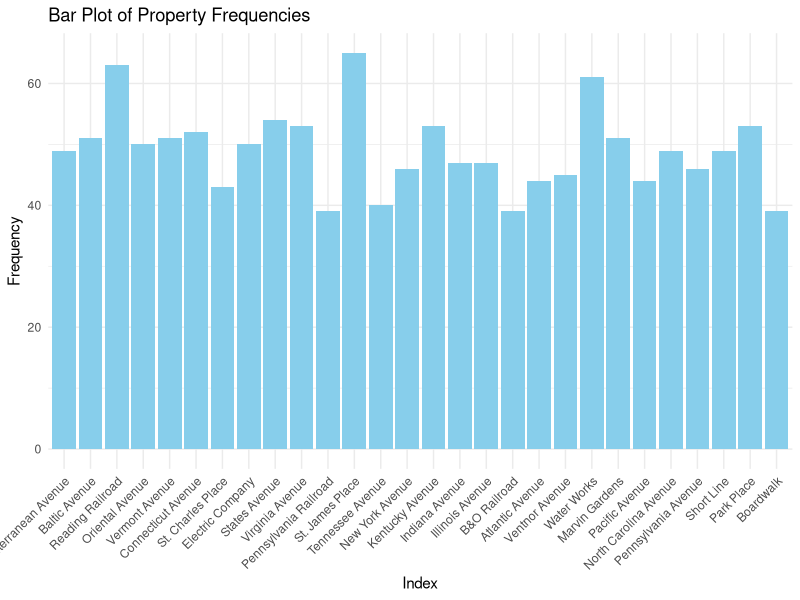
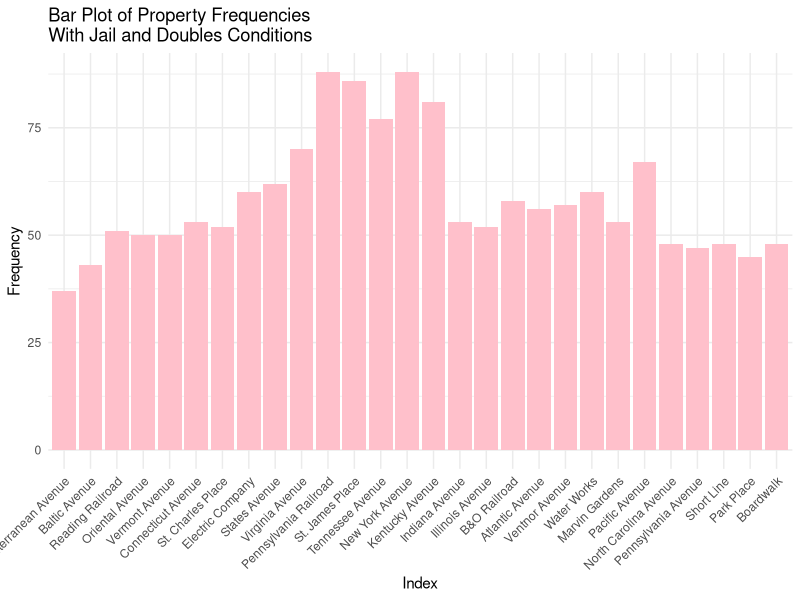
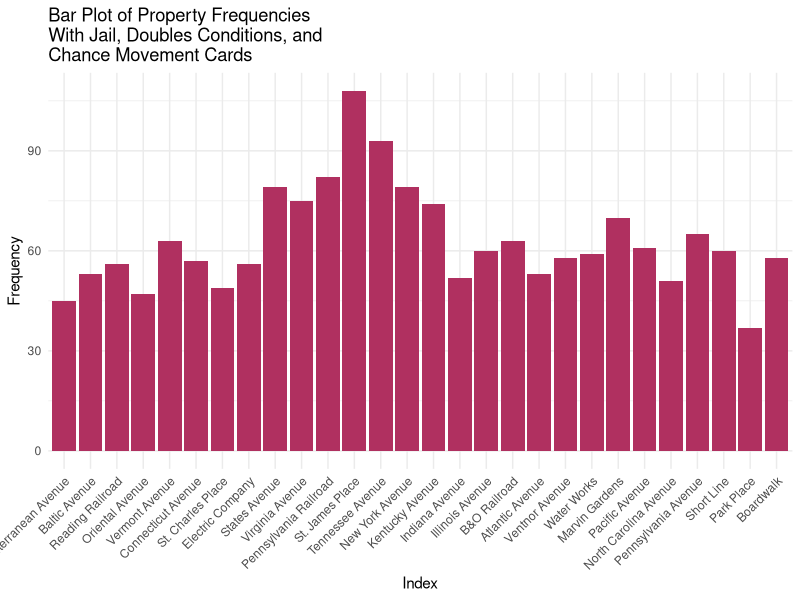

Recreate these plots in R, in order. (Note: this script raises an error after producing the figures.)
## ---- chunk 1
knitr::opts_chunk$set(echo = TRUE)
## ---- chunk 2
# Word docx in repository
## ---- chunk 3
dice_1 <- function() {
  sample(1:6, 1) #randomly choose one number from 1-6
}

dice_2 <- function() {
  sample(1:6, 1) #randomly choose one number from 1-6
}

property_sum_10games <- c(0, 0, 0, 0, 0, 0, 0, 0, 0, 0, 0, 0, 0, 0, 0, 0, 0, 0, 0, 0, 0, 0, 0, 0, 0, 0, 0, 0)

#simulate 10 games
for (game in 1:10) {
  #initialize game board with 41 spaces that all start with 0 times they have been landed on
  game_board <- c(0, 0, 0, 0, 0, 0, 0, 0, 0, 0, 0, 0, 0, 0, 0, 0, 0, 0, 0, 0, 0, 0, 0, 0, 0, 0, 0, 0, 0, 0, 0, 0, 0, 0, 0, 0, 0, 0, 0, 0)

  #list of players
  players <- list(
    #initialize player positions (all start at position 0)
    player1 <- 0,
    player2 <- 0,
    player3 <- 0,
    player4 <- 0
  )

  #simulate 50 turns per player (200 turns in each game)
  for (i in 1:50) {
    for (j in 1:4) {
      dice_total <- dice_1() + dice_2() #rolling dice
      players[[j]] <- (players[[j]] + dice_total) %% 41 #move player forward by dice_total amount repeating around board using %% 41
      game_board[players[[j]]] <- game_board[players[[j]]] + 1 #add one for the count for the space the player just moved to
    }
  }

  #select only the indices on the board that correspond to properties
  properties <- game_board[c(2, 4, 6, 7, 9, 10, 12, 13, 14, 15, 16, 17, 19, 20, 22, 24, 25, 26, 27, 28, 29, 30, 32, 33, 35, 36, 38, 40)]

  #collect landing frequencies for 10 games
  property_sum_10games <- property_sum_10games + properties
}  

#assign names to properties
names(property_sum_10games) <- c("Mediterranean Avenue", "Baltic Avenue", "Reading Railroad", "Oriental Avenue", "Vermont Avenue", "Connecticut Avenue", "St. Charles Place", "Electric Company", "States Avenue", "Virginia Avenue", "Pennsylvania Railroad", "St. James Place", "Tennessee Avenue", "New York Avenue", "Kentucky Avenue", "Indiana Avenue", "Illinois Avenue", "B&O Railroad", "Atlantic Avenue", "Ventnor Avenue", "Water Works", "Marvin Gardens", "Pacific Avenue", "North Carolina Avenue", "Pennsylvania Avenue", "Short Line", "Park Place", "Boardwalk")

library(ggplot2)

#data frame with property names and their frequencies
prop_freq1 <- data.frame(
  property = factor(names(property_sum_10games), levels = names(property_sum_10games)),
  frequency = property_sum_10games
)

#plot frequencies in a bar chart
ggplot(prop_freq1, aes(x = property, y = frequency)) +
  geom_bar(stat = "identity", fill = "skyblue") +
  labs(x = "Index", y = "Frequency", title = "Bar Plot of Property Frequencies") +
  theme_minimal() +
  theme(axis.text.x = element_text(angle = 45, hjust = 1))
## ---- chunk 4
property_sum_10games_jail <- c(0, 0, 0, 0, 0, 0, 0, 0, 0, 0, 0, 0, 0, 0, 0, 0, 0, 0, 0, 0, 0, 0, 0, 0, 0, 0, 0, 0)

for (game in 1:10) {
  game_board <- c(0, 0, 0, 0, 0, 0, 0, 0, 0, 0, 0, 0, 0, 0, 0, 0, 0, 0, 0, 0, 0, 0, 0, 0, 0, 0, 0, 0, 0, 0, 0, 0, 0, 0, 0, 0, 0, 0, 0, 0)

  players <- list( # Store players as a list of data frames with their information
    player1 <- data.frame(
      location = 0, # Location on the board (integer)
      double_rolls = 0, # Number of times doubles have been rolled consecutively (integer)
      jail = FALSE, # Is the player in jail? (boolean)
      jail_rolls = 0), # Number of times a player has rolled while in jail (integer)
    player2 <- data.frame(
      location = 0,
      double_rolls = 0,
      jail = FALSE,
      jail_rolls = 0),
    player3 <- data.frame(
      location = 0,
      double_rolls = 0,
      jail = FALSE,
      jail_rolls = 0),
    player4 <- data.frame(
      location = 0,
      double_rolls = 0,
      jail = FALSE,
      jail_rolls = 0)
  )

  for (i in 1:50) { # Each player has 50 turns
    for (j in 1:4) { # Players take turns in order
      if (players[[j]]$jail == TRUE) { # If the player is in jail...
        d1 = dice_1()
        d2 = dice_2()
        jail_rolls <- jail_rolls + 1
        
        if (d1 == d2 || players[[j]]$jail_rolls == 3) { # If the player rolls doubles or has been in jail for 3 turns, then they get out
          jail = FALSE
          players[[j]]$jail_rolls <- 0
          dice_total <- dice_1() + dice_2()
          players[[j]]$location <- (players[[j]]$location + dice_total) %% 41
          game_board[players[[j]]$location] <- game_board[players[[j]]$location] + 1
        }
        
      } else { # If the player is not in jail...
        d1 = dice_1()
        d2 = dice_2()
        dice_total <- dice_1() + dice_2()
        players[[j]]$location <- (players[[j]]$location + dice_total) %% 41
        game_board[players[[j]]$location] <- game_board[players[[j]]$location] + 1
        
        if (players[[j]]$location == 31) { # Player landed on "Go to jail"
          players[[j]]$location <- 11
          jail = TRUE
        } else if (d1 == d2) { # Player rolled doubles on their first roll
          players[[j]]$double_rolls = players[[j]]$double_rolls + 1
        }
        
        while (players[[j]]$double_rolls > 0 & players[[j]]$double_rolls < 3) { # Player rolls again if they got doubles
          d1 = dice_1()
          d2 = dice_2()
          dice_total <- dice_1() + dice_2()
          players[[j]]$location <- (players[[j]]$location + dice_total) %% 41
          game_board[players[[j]]$location] <- game_board[players[[j]]$location] + 1
          
          if (d1 == d2) { # Increment the player's number of consecutive doubles rolls
            players[[j]]$double_rolls = players[[j]]$double_rolls + 1
          }
        }
        
        if (players[[j]]$double_rolls == 3) { # If player rolls double 3 times in a row, then they go to jail
          players[[j]]$location <- 11
          jail = TRUE
        }
      }
    }  
  }    

  properties <- game_board[c(2, 4, 6, 7, 9, 10, 12, 13, 14, 15, 16, 17, 19, 20, 22, 24, 25, 26, 27, 28, 29, 30, 32, 33, 35, 36, 38, 40)]
  
  property_sum_10games_jail <- property_sum_10games_jail + properties
}  

names(property_sum_10games_jail) <- c("Mediterranean Avenue", "Baltic Avenue", "Reading Railroad", "Oriental Avenue", "Vermont Avenue", "Connecticut Avenue", "St. Charles Place", "Electric Company", "States Avenue", "Virginia Avenue", "Pennsylvania Railroad", "St. James Place", "Tennessee Avenue", "New York Avenue", "Kentucky Avenue", "Indiana Avenue", "Illinois Avenue", "B&O Railroad", "Atlantic Avenue", "Ventnor Avenue", "Water Works", "Marvin Gardens", "Pacific Avenue", "North Carolina Avenue", "Pennsylvania Avenue", "Short Line", "Park Place", "Boardwalk")

library(ggplot2)

prop_freq2 <- data.frame(
  property = factor(names(property_sum_10games_jail), levels = names(property_sum_10games_jail)),
  frequency = property_sum_10games_jail
)

ggplot(prop_freq2, aes(x = property, y = frequency)) +
  geom_bar(stat = "identity", fill = "pink") +
  labs(x = "Index", y = "Frequency", title = "Bar Plot of Property Frequencies\nWith Jail and Doubles Conditions") +
  theme_minimal() +
  theme(axis.text.x = element_text(angle = 45, hjust = 1))
## ---- chunk 5
# Chance function
chance <- function() {
  card <- sample(1:16, 1)
  if (card == 1) {
    players[[j]]$location <- 40 # Advance to Boardwalk
  } else if (card == 2) {
    players[[j]]$location <- 1 # Advance to Go
  } else if (card == 3) {
    players[[j]]$location <- 25 # Advance to Illinois Ave
  } else if (card == 4) {
    players[[j]]$location <- 12 # Advance to St. Charles Place
  } else if (card == 5 || card == 6) { # Advance to the nearest railroad
    if (players[[j]]$location == 37) {
      players[[j]]$location <- 6 # Advance to Reading Railroad
    } else if (players[[j]]$location == 8) {
      players[[j]]$location <- 16 # Advance to Pennsylvania Railroad
    } else if (players[[j]]$location == 23) {
      players[[j]]$location <- 26 # Advance to B&O Railroad
    } # Short Line doesn't apply here
  } else if (card == 7) { # Advance to the nearest utility
    if (players[[j]]$location == 8 || players[[j]]$location == 37) {
      players[[j]]$location <- 13 # Advance to Electric Company
    } else if (players[[j]]$location == 23) {
      players[[j]]$location <- 29 # Advance to Water Works
    }
  } else if (card == 8) {
    players[[j]]$location <- players[[j]]$location - 3 # Move backwards 3 places
  } else if (card == 9) {
    players[[j]]$location <- 11 # Go to jail
    players[[j]]$jail == TRUE
  } else if (card == 10) {
    players[[j]]$location <- 6 # Advance to Reading Railroad
  } 
 }

# Simulation with the chance function and jail conditions
property_sum_10games_chance <- c(0, 0, 0, 0, 0, 0, 0, 0, 0, 0, 0, 0, 0, 0, 0, 0, 0, 0, 0, 0, 0, 0, 0, 0, 0, 0, 0, 0)

for (game in 1:10) {
  game_board <- c(0, 0, 0, 0, 0, 0, 0, 0, 0, 0, 0, 0, 0, 0, 0, 0, 0, 0, 0, 0, 0, 0, 0, 0, 0, 0, 0, 0, 0, 0, 0, 0, 0, 0, 0, 0, 0, 0, 0, 0)

  players <- list(
    player1 <- data.frame(
      location = 0,
      double_rolls = 0,
      jail = FALSE,
      jail_rolls = 0),
    player2 <- data.frame(
      location = 0,
      double_rolls = 0,
      jail = FALSE,
      jail_rolls = 0),
    player3 <- data.frame(
      location = 0,
      double_rolls = 0,
      jail = FALSE,
      jail_rolls = 0),
    player4 <- data.frame(
      location = 0,
      double_rolls = 0,
      jail = FALSE,
      jail_rolls = 0)
  )

  for (i in 1:50) {
    for (j in 1:4) {
      if (players[[j]]$jail == TRUE) {
        d1 = dice_1()
        d2 = dice_2()
        jail_rolls <- jail_rolls + 1
        
        if (d1 == d2 || players[[j]]$jail_rolls == 3) {
          jail = FALSE
          players[[j]]$jail_rolls <- 0
          dice_total <- dice_1() + dice_2()
          players[[j]]$location <- (players[[j]]$location + dice_total) %% 41
          if (players[[j]]$location == 8 || players[[j]]$location == 23 || players[[j]]$location == 37) {
            game_board[players[[j]]$location] <- game_board[players[[j]]$location] + 1
            chance()
          }
          game_board[players[[j]]$location] <- game_board[players[[j]]$location] + 1
        }
        
      } else {
        d1 = dice_1()
        d2 = dice_2()
        dice_total <- dice_1() + dice_2()
        players[[j]]$location <- (players[[j]]$location + dice_total) %% 41
        if (players[[j]]$location == 8 || players[[j]]$location == 23 || players[[j]]$location == 37) {
            game_board[players[[j]]$location] <- game_board[players[[j]]$location] + 1
            chance()
          }
        game_board[players[[j]]$location] <- game_board[players[[j]]$location] + 1
        
        if (players[[j]]$location == 31) {
          players[[j]]$location <- 11
          jail = TRUE
        } else if (d1 == d2) {
          players[[j]]$double_rolls = players[[j]]$double_rolls + 1
        }
        
        while (players[[j]]$double_rolls > 0 & players[[j]]$double_rolls < 3) {
          d1 = dice_1()
          d2 = dice_2()
          dice_total <- dice_1() + dice_2()
          players[[j]]$location <- (players[[j]]$location + dice_total) %% 41
          if (players[[j]]$location == 8 || players[[j]]$location == 23 || players[[j]]$location == 37) {
            game_board[players[[j]]$location] <- game_board[players[[j]]$location] + 1
            chance()
          }
          game_board[players[[j]]$location] <- game_board[players[[j]]$location] + 1
          
          if (d1 == d2) {
            players[[j]]$double_rolls = players[[j]]$double_rolls + 1
          }
        }
        
        if (players[[j]]$double_rolls == 3) {
          players[[j]]$location <- 11
          jail = TRUE
        }
      }
    }  
  }    

  properties <- game_board[c(2, 4, 6, 7, 9, 10, 12, 13, 14, 15, 16, 17, 19, 20, 22, 24, 25, 26, 27, 28, 29, 30, 32, 33, 35, 36, 38, 40)]
  
  property_sum_10games_chance <- property_sum_10games_chance + properties
}  

names(property_sum_10games_chance) <- c("Mediterranean Avenue", "Baltic Avenue", "Reading Railroad", "Oriental Avenue", "Vermont Avenue", "Connecticut Avenue", "St. Charles Place", "Electric Company", "States Avenue", "Virginia Avenue", "Pennsylvania Railroad", "St. James Place", "Tennessee Avenue", "New York Avenue", "Kentucky Avenue", "Indiana Avenue", "Illinois Avenue", "B&O Railroad", "Atlantic Avenue", "Ventnor Avenue", "Water Works", "Marvin Gardens", "Pacific Avenue", "North Carolina Avenue", "Pennsylvania Avenue", "Short Line", "Park Place", "Boardwalk")

# Plot
library(ggplot2)

prop_freq2 <- data.frame(
  property = factor(names(property_sum_10games_chance), levels = names(property_sum_10games_chance)),
  frequency = property_sum_10games_chance
)

ggplot(prop_freq2, aes(x = property, y = frequency)) +
  geom_bar(stat = "identity", fill = "maroon") +
  labs(x = "Index", y = "Frequency", title = "Bar Plot of Property Frequencies\nWith Jail, Doubles Conditions, and\nChance Movement Cards") +
  theme_minimal() +
  theme(axis.text.x = element_text(angle = 45, hjust = 1))
## ---- chunk 6
# Community Chest Cards Function
chest <- function() {
  chest_card <- sample(1:16, 1)
    if (chest_card == 1) {
      players[[j]]$location <- 1 # Advance to Go (Collect $200)
      players[[j]]$account <- players[[j]]$account + 200
    } else if (chest_card == 2) {
      players[[j]]$account <- players[[j]]$account + 200 # Bank error in your favor. Collect $200
    } else if (chest_card == 3) {
      players[[j]]$account <- players[[j]]$account - 50 # Doctor’s fee. Pay $50
      free_parking_fund <- free_parking_fund + 50
    } else if (chest_card == 4) {
      players[[j]]$account <- players[[j]]$money + 50 # From sale of stock you get $50
    } else if (chest_card == 5) {
      players[[j]]$get_out_of_jail_free == TRUE # Get Out of Jail Free
    } else if (chest_card == 6) {
      players[[j]]$jail == TRUE # Go to Jail. Go directly to jail, do not pass Go, do not collect $200
    } else if (chest_card == 7) {
      players[[j]]$account <- players[[j]]$account + 100 # Holiday fund matures. Receive $100
    } else if (chest_card == 8) {
      players[[j]]$account <- players[[j]]$account + 20 # Income tax refund. Collect $20
    } else if (chest_card == 9) {
      players[[j]]$account <- players[[j]]$account + 10 * 3 # It is your birthday. Collect $10 from every player
        for (k in 1:4) {
          if (k != j) {
            players[[k]]$account <- players[[k]]$account - 10
        }
      }
    } else if (chest_card == 10) {
      players[[j]]$account <- players[[j]]$account + 100 # Life insurance matures. Collect $100
    } else if (chest_card == 11) {
      players[[j]]$account <- players[[j]]$account - 100 # Pay hospital fees of $100
      free_parking_fund <- free_parking_fund + 100
    } else if (chest_card == 12) {
      players[[j]]$account <- players[[j]]$account - 50 # Pay school fees of $50
      free_parking_fund <- free_parking_fund + 50
    } else if (chest_card == 13) {
      players[[j]]$account <- players[[j]]$account - 25 # Receive $25 consultancy fee
      free_parking_fund <- free_parking_fund + 25
    } else if (chest_card == 14) {
      players[[j]]$account <- players[[j]]$account + 10 # You have won second prize in a beauty contest. Collect $10
    } else if (chest_card == 15) {
      players[[j]]$account <- players[[j]]$account + 100 # You inherit $100
    }
      # Card 16 is paying for houses and hotels -- doesn't apply here
}

free_parking_fund <- 0

free_parking <- function(){
  if (players[[j]]$location == 20) {  # Free Parking position
  players[[j]]$account <- players[[j]]$account + free_parking_fund
  free_parking_fund <- 0  # Reset the fund
  }
}
## ---- chunk 7
chance <- function() {
  card <- sample(1:16, 1)
  old_location <- players[[j]]$location
  new_location <- players[[j]]$location
   if (card == 1) {
    players[[j]]$location <- 40 # Advance to Boardwalk
    new_location <- players[[j]]$location
  } else if (card == 2) {
    players[[j]]$location <- 1 # Advance to Go
    new_location <- players[[j]]$location
  } else if (card == 3) {
    players[[j]]$location <- 25 # Advance to Illinois Ave
    new_location <- players[[j]]$location
  } else if (card == 4) {
    players[[j]]$location <- 12 # Advance to St. Charles Place
    new_location <- players[[j]]$location
  } else if (card == 5 || card == 6) { # Advance to the nearest railroad
    if (players[[j]]$location == 37) {
      players[[j]]$location <- 6 # Advance to Reading Railroad
      new_location <- players[[j]]$location
    } else if (players[[j]]$location == 8) {
      players[[j]]$location <- 16 # Advance to Pennsylvania Railroad
      new_location <- players[[j]]$location
    } else if (players[[j]]$location == 23) {
      players[[j]]$location <- 26 # Advance to B&O Railroad
      new_location <- players[[j]]$location
    } 
  } else if (card == 7) { # Advance to the nearest utility
    if (players[[j]]$location == 8 || players[[j]]$location == 37) {
      players[[j]]$location <- 13 # Advance to Electric Company
      new_location <- players[[j]]$location
    } else if (players[[j]]$location == 23) {
      players[[j]]$location <- 29 # Advance to Water Works
      new_location <- players[[j]]$location
    }
  } else if (card == 8) {
    players[[j]]$location <- players[[j]]$location - 3 # Move backwards 3 places
    if (players[[j]]$location == 1) {
        players[[j]]$account <- players[[j]]$account + 200 # If landed on GO collect $200
      }
    new_location <- players[[j]]$location
  } else if (card == 9) {
    players[[j]]$location <- 11 # Go to jail
    players[[j]]$jail == TRUE
    new_location <- players[[j]]$location
  } else if (card == 10) {
    players[[j]]$location <- 6 # Advance to Reading Railroad
    new_location <- players[[j]]$location
  } 

  if (new_location < old_location && card %in% c(1, 3:7, 10)) {
    players[[j]]$account <- players[[j]]$account + 200 # Passing Go for cards 1, 3-7, and 10
  }
  
    else if (card == 11) {
      players[[j]]$account <- players[[j]]$account + 50 # Bank pays you $50
    }
    else if (card == 12) {
      players[[j]]$get_out_of_jail_free == TRUE # Get out of jail free card
    }
    else if (card == 13) {
      players[[j]]$account <- players[[j]]$account - 15 # Speeding fine $15
      free_parking_fund <- free_parking_fund + 15
    }
    else if (card == 14) {
      players[[j]]$account <- players[[j]]$account - 50 * 3
        for (k in 1:4) {
          if (k != j) {
            players[[k]]$account <- players[[k]]$account + 50 # Elected Chairman of the Board; pay each player $50
          }
        }
    }
    else if (card == 15) {
      players[[j]]$account <- players[[j]]$account + 150 # Building loan matures; collect $150
      
      # Card 16 is paying for houses and hotels -- doesn't apply here
    }
}
## ---- chunk 8
chance <- function() {
  card <- sample(1:16, 1)
  if (card == 1) {
    players[[j]]$location <- 40 # Advance to Boardwalk
  } else if (card == 2) {
    players[[j]]$location <- 1 # Advance to Go
    players[[j]]$account <- players[[j]]$account + 200
  } else if (card == 3) {
    players[[j]]$location <- 25 # Advance to Illinois Ave
    if (players[[j]]$location == 37) {
      players[[j]]$account <- players[[j]]$account + 200
    }
  } else if (card == 4) {
    players[[j]]$location <- 12 # Advance to St. Charles Place
    if (players[[j]]$location != 8) {
      players[[j]]$account <- players[[j]]$account + 200
    }
  } else if (card == 5 || card == 6) { # Advance to the nearest railroad
    if (players[[j]]$location == 37) {
      players[[j]]$location <- 6 # Advance to Reading Railroad
      players[[j]]$account <- players[[j]]$account + 200
    } else if (players[[j]]$location == 8) {
      players[[j]]$location <- 16 # Advance to Pennsylvania Railroad
    } else if (players[[j]]$location == 23) {
      players[[j]]$location <- 26 # Advance to B&O Railroad
    } 
  } else if (card == 7) { # Advance to the nearest utility
    if (players[[j]]$location == 8 || players[[j]]$location == 37) {
      players[[j]]$location <- 13 # Advance to Electric Company
      if (players[[j]]$location == 37) {
      players[[j]]$account <- players[[j]]$account + 200
    }
    } else if (players[[j]]$location == 23) {
      players[[j]]$location <- 29 # Advance to Water Works
    }
  } else if (card == 8) {
    players[[j]]$location <- players[[j]]$location - 3 # Move backwards 3 places
  } else if (card == 9) {
    players[[j]]$location <- 11 # Go to jail
    players[[j]]$jail == TRUE
  } else if (card == 10) {
    players[[j]]$location <- 6 # Advance to Reading Railroad
    players[[j]]$account <- players[[j]]$account + 200
  } else if (card == 11) { # Bank pays you $50
    players[[j]]$account <- players[[j]]$account + 50
  } else if (card == 12) { # Get out of jail free
    players[[j]]$get_out_of_jail_free = TRUE
  } else if (card == 13) { # Speeding fine
    players[[j]]$account <- players[[j]]$account - 15
  } else if (card == 14) { # Elected chairman
    players[[j]]$account <- players[[j]]$account + 150
    for (k in 1:4) {
      if (players[[j]] != players[[k]]) {
        players[[k]]$account <- players[[k]]$account - 50
      }
    }
  } else if (card == 15) { # Building loan matures
    players[[j]]$account <- players[[j]]$account + 150
  }
}
## ---- chunk 9
#This function will divide all the properties between the four players
#Input: properties vector
#Return: Four equal groups of randomly shuffled elements from the properties vector
divide_properties <- function(x) {
  shuffled <- sample(x) #randomly shuffles all the elements of the properties vector
  n <- length(shuffled) #length of shuffled vector
  indices <- rep(1:4, times = 7) #creates a vector that contains a repeating sequence from 1 to 4 that is 28 elements long
  result <- split(shuffled, indices) #splits shuffled vector into four groups
}
## ---- chunk 10
#This function will determine the ownership of a property when it is landed on
ownership <- function(x) {
  for (p in players) {
    for (i in 1:7) {
      if (x == players[[p]]$owned_properties[i]) {
        if (p == players[[p]]$ID) {
          return(NULL)
        } else {
          return(players[[p]])
        }
      }
    }
  }
}
## ---- chunk 11
#This function will calculate fees owed on special properties (railroads and utilities)
#Input: a vector of integers with each integer corresponding to a property on the board
#Return: a vector of fees owed
special_ownership <- function(x) {
  rail_count <- 0 #initialize number of railroad properties held to zero
  util_count <- 0 #initialize number of utility properties held to zero
  for (i in 1:7) {
    #check if property is a railroad (positions 6, 16, 26 and 36)
    if (x[i] == 6 || x[i] == 16 || x[i] == 26 || x[i] == 36) {
      rail_count <- rail_count + 1 #add one to railroad count vector
    #check if property is a utility (positions 13 and 29)
    } else if (x[i] == 13 || x[i] == 29) {
      util_count = util_count + 1 #add one to utility count vector
    }
  }
  
  fees <- c() #this vector will hold the fee values

  #determine fee owed based on number railroad cards owned 
  if (rail_count == 0) {
    fees <- append(fees, 0) #add 0 to fees vector
  } else if (rail_count == 1) {
    fees <- append(fees, 25) #add 25 to fees vector
  } else if (rail_count == 2) {
    fees <- append(fees, 50) #add 50 to fees vector
  } else {
    fees <- append(fees, 100) #add 100 to fees vector
  }

  #determine fee owed based on number utility cards owned 
  if (util_count == 0) {
    fees <- append(fees, 0) #add 0 to fees vector
  } else if (util_count == 1) {
    fees <- append(fees, 4) #add 4 to fees vector
  } else {
    fees <- append(fees, 10) #add 10 to fees vector
  } 
  
  return(fees) #vector of fees owed
}
## ---- chunk 12
#This function facilitates rent transactions between players
#Input: a numeric value that corresponds to a position on the board that the player has moved to
#Return: modifies player accounts in the player list
rent <- function(x) {
  if (x == 1) { # Go position
    players[[j]]$account = players[[j]]$account + 200 #player money +200
  } else if (x == 5) { # Income tax position
    players[[j]]$account = players[[j]]$account - 200 #player money -200
  } else if (x == 39) { # Luxury tax position
    players[[j]]$account = players[[j]]$account - 100
  }
  
  owner <- ownership(x)
  if (owner$in_game == TRUE) {
    if (x == 2) { # Mediterranean Ave
      players[[j]]$account = players[[j]]$account - 2
      owner$account = owner$account + 2
    } else if (x == 4) { # Baltic Ave
      players[[j]]$account = players[[j]]$account - 4
      owner$account = owner$account + 4
    } else if (x == 4 || x == 16 || x == 26 || x == 36) { # Railroads
      special_fees <- owner$rails_and_utils
      players[[j]]$account = players[[j]]$account - special_fees[1]
      owner$account = owner$account + special_fees[1]
    } else if (x == 6) { # Oriental Ave
      players[[j]]$account = players[[j]]$account - 6
      owner$account = owner$account + 6
    } else if (x == 9) { # Vermont Ave
      players[[j]]$account = players[[j]]$account - 6
      owner$account = owner$account + 6
    } else if (x == 10) { # Connecticut Ave
      players[[j]]$account = players[[j]]$account - 8
      owner$account = owner$account + 8
    } else if (x == 12) { # St. Charles Place
      players[[j]]$account = players[[j]]$account - 10
      owner$account = owner$account + 10
    } else if (x == 13 || x == 29) { # Utilities
      special_fees <- owner$rails_and_utils
      players[[j]]$account = players[[j]]$account - special_fees[2]
      owner$account = owner$account + special_fees[2]
    } else if (x == 14) { # States Ave
      players[[j]]$account = players[[j]]$account - 10
      owner$account = owner$account + 10
    } else if (x == 15) { # Virginia Ave
      players[[j]]$account = players[[j]]$account - 12
      owner$account = owner$account + 12
    } else if (x == 17) { # St. James Place
      players[[j]]$account = players[[j]]$account - 14
      owner$account = owner$account + 14
    } else if (x == 19) { # Tennessee Ave
      players[[j]]$account = players[[j]]$account - 14
      owner$account = owner$account + 14
    } else if (x == 20) { # New York Ave
      players[[j]]$account = players[[j]]$account - 16
      owner$account = owner$account + 16
    } else if (x == 22) { # Kentucky Ave
      players[[j]]$account = players[[j]]$account - 18
      owner$account = owner$account + 18
    } else if (x == 24) { # Indiana Ave
      players[[j]]$account = players[[j]]$account - 18
      owner$account = owner$account + 18
    } else if (x == 25) { # Illinois Ave
      players[[j]]$account = players[[j]]$account - 20
      owner$account = owner$account + 20
    } else if (x == 27) { # Atlantic Ave
      players[[j]]$account = players[[j]]$account - 22
      owner$account = owner$account + 22
    } else if (x == 28) { # Vetnor Ave
      players[[j]]$account = players[[j]]$account - 22
      owner$account = owner$account + 22
    } else if (x == 30) { # Marvin Gardens
      players[[j]]$account = players[[j]]$account - 24
      owner$account = owner$account + 24
    } else if (x == 32) { # Pacific Ave
      players[[j]]$account = players[[j]]$account - 26
      owner$account = owner$account + 26
    } else if (x == 33) { # North Carolina Ave
      players[[j]]$account = players[[j]]$account - 26
      owner$account = owner$account + 26
    } else if (x == 35) { # Pennsylvania Ave
      players[[j]]$account = players[[j]]$account - 28
      owner$account = owner$account + 28
    } else if (x == 38) { # Park Place
      players[[j]]$account = players[[j]]$account - 35
      owner$account = owner$account + 35
    } else if (x == 40) { # Boardwalk
      players[[j]]$account = players[[j]]$account - 50
      owner$account = owner$account + 50
    }
  }
}
## ---- chunk 13
properties <- c(2, 4, 6, 7, 9, 10, 12, 13, 14, 15, 16, 17, 19, 20, 22, 24, 25, 26, 27, 28, 29, 30, 32, 33, 35, 36, 38, 40)

# Randomly give each player 7 properties
property_groups <- divide_properties(properties)
print(property_groups)
# Add location of properties to players owned properties vector
players <- list(
  player1 <- list(
    ID = 1,
    location = 0,
    double_rolls = 0,
    jail = FALSE,
    jail_rolls = 0,
    account = 1500,
    owned_properties <- property_groups[1],
    rails_and_utils <- special_ownership(unlist(owned_properties)),
    get_out_of_jail_free = FALSE,
    in_game = TRUE),
  player2 <- list(
    ID = 2,
    location = 0,
    double_rolls = 0,
    jail = FALSE,
    jail_rolls = 0,
    account = 1500,
    owned_properties <- property_groups[2],
    rails_and_utils <- special_ownership(unlist(owned_properties)),
    get_out_of_jail_free = FALSE,
    in_game = TRUE),
  player3 <- list(
    ID = 3,
    location = 0,
    double_rolls = 0,
    jail = FALSE,
    jail_rolls = 0,
    account = 1500,
    owned_properties <- property_groups[3],
    rails_and_utils <- special_ownership(unlist(owned_properties)),
    get_out_of_jail_free = FALSE,
    in_game = TRUE),
  player4 <- list(
    ID = 4,
    location = 0,
    double_rolls = 0,
    jail = FALSE,
    jail_rolls = 0,
    account = 1500,
    owned_properties <- property_groups[4],
    rails_and_utils <- special_ownership(unlist(owned_properties)),
    get_out_of_jail_free = FALSE,
    in_game = TRUE)
  )

# Make attribute to know how many players are still in
players_in <- 4
# Make attribute to count the number of turns taken
total_turns <- 0

while (players_in > 1) {
  # Add rent function to this whole thing
  for (j in 1:4) {
    if (players[[j]]$in_game == TRUE) {
      if (players[[j]]$jail == TRUE & players[[j]]$get_out_of_jail_free == FALSE) {
        d1 = dice_1()
        d2 = dice_2()
        jail_rolls <- jail_rolls + 1
        
        if (d1 == d2 || players[[j]]$jail_rolls == 3) {
          jail = FALSE
          players[[j]]$jail_rolls <- 0
          dice_total <- dice_1() + dice_2()
          players[[j]]$location <- (players[[j]]$location + dice_total) %% 41
          if (players[[j]]$location == 8 || players[[j]]$location == 23 || players[[j]]$location == 37) {
            chance()
          }
          # Add community chest
          if (players[[j]]$location == 3 || players[[j]]$location == 18 || players[[j]]$location == 34) {
            chest()
          }
          # Pay rent
          rent(players[[j]]$location)
        }
        total_turns = total_turns + 1
        
      } else {
        if (players[[j]]$jail == TRUE & players[[j]]$get_out_of_jail_free == TRUE) {
          players[[j]]$jail == FALSE
          players[[j]]$get_out_of_jail_free == FALSE
        }
        d1 = dice_1()
        d2 = dice_2()
        dice_total <- dice_1() + dice_2()
        players[[j]]$location <- (players[[j]]$location + dice_total) %% 41
        if (players[[j]]$location == 8 || players[[j]]$location == 23 || players[[j]]$location == 37) {
            chance()
        }
        if (players[[j]]$location == 3 || players[[j]]$location == 18 || players[[j]]$location == 34) {
            chest()
          }
          # Pay rent
          rent(players[[j]]$location)
      }
        
      if (players[[j]]$location == 31) {
        players[[j]]$location <- 11
        jail = TRUE
      } else if (d1 == d2) {
        players[[j]]$double_rolls = players[[j]]$double_rolls + 1
      }
        
      while (players[[j]]$double_rolls > 0 & players[[j]]$double_rolls < 3) {
        d1 = dice_1()
        d2 = dice_2()
        dice_total <- dice_1() + dice_2()
        players[[j]]$location <- (players[[j]]$location + dice_total) %% 41
        if (players[[j]]$location == 8 || players[[j]]$location == 23 || players[[j]]$location == 37) {
          chance()
        }
        # Add community chest
        if (players[[j]]$location == 3 || players[[j]]$location == 18 || players[[j]]$location == 34) {
          chest()
        }
        # Pay rent
        rent(players[[j]]$location)
      }
          
      if (d1 == d2) {
        players[[j]]$double_rolls = players[[j]]$double_rolls + 1
      }
      
      if (players[[j]]$double_rolls == 3) {
        players[[j]]$location <- 11
        jail = TRUE
      }
      
      if (players[[j]]$account < 0) {
        players[[j]]$in_game = FALSE
        players_in = players_in - 1
      }
      
      total_turns = total_turns + 1
    }
  }
}

## ---- chunk 14
get_active_players <- function(players) {
  return(which(sapply(players, function(p) p$in_game)))
}

turn_counter <- 0 # put before game loop 

turn_counter <- turn_counter + 1 # put inside the for (j in 1:4) loop, after each player's turn

# At end of game loop, after while loop finishes 
remaining_players <- get_active_players(players)

if (length(remaining_players) == 1) {
  winner <- players[[remaining_players]]
  
  cat("\n GAME OVER! \n")
  cat("---------------------\n")
  cat("Winner Player ID:", winner$ID, "\n")
  cat("Number of Turns:", turn_counter, "\n")
  cat("Final Money Amount:", winner$account, "\n")
  cat("---------------------\n")
}
